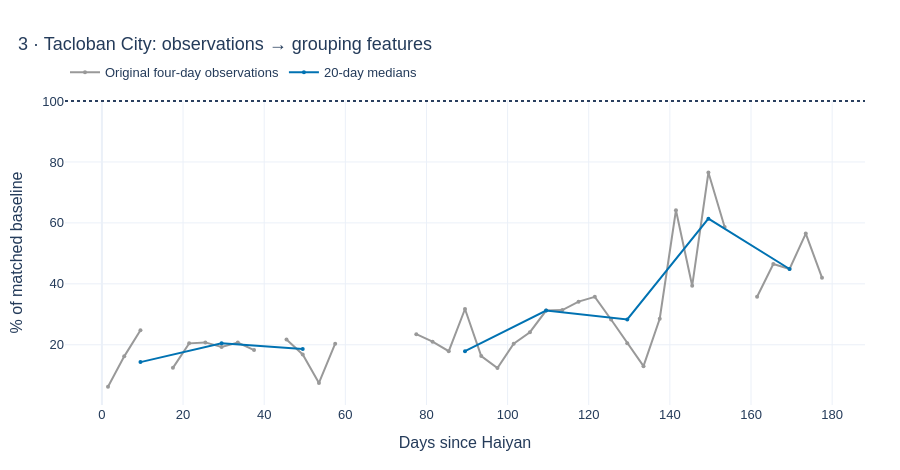
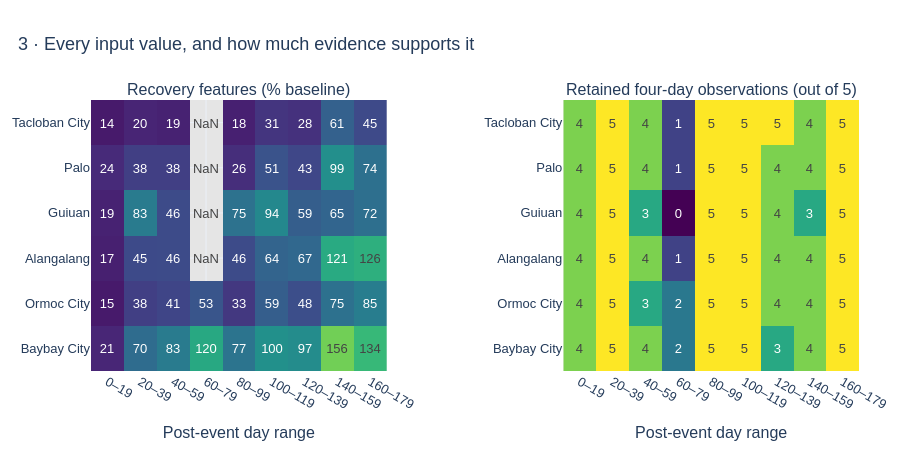

Notebook cell for these charts, in order:
### Markdown cell above
## 3. Show exactly what will enter grouping

Group the first **180 post-event days** using nine fixed, event-aligned 20-day bins.
Each value is the median of at least two supported four-day municipality observations
out of five possible slots. This is a visible coarse summary, not another recovery
estimate or a replacement for Notebook 3. It can hide short outages; keep the original
curve next to it. T50/T80/T90 will still use the original four-day data through day 363.

The matrix shows values and the second panel shows counts. A municipality enters the
functional boxplot and curve clustering only if all nine bins are available.
No missing bin is interpolated, replaced with zero, or treated as recovery.

### Code cell
def make_features(frame):
    post = frame.loc[frame.block.between(0, 44)].copy()
    post["bin"] = (post.block.astype(int) * 4 // BIN_DAYS).astype(int)
    g = post.groupby(["unit_name", "bin"], observed=True).recovery_pct
    med = g.median().unstack("bin").reindex(index=LOCATION_ORDER, columns=range(9))
    count = g.count().unstack("bin").reindex(index=LOCATION_ORDER, columns=range(9)).fillna(0)
    return med.where(count >= MIN_BIN_COMPOSITES), count

features, counts = make_features(poc_profiles)
bin_days = np.arange(9) * BIN_DAYS + (BIN_DAYS-1)/2
bin_labels = [f"{i*20}–{i*20+19}" for i in range(9)]
eligible = features.notna().all(axis=1)
display(pd.DataFrame({"complete_bins": features.notna().sum(axis=1),
    "eligible_for_curve_group": eligible}))
fig = go.Figure()
p = poc_profiles.loc[poc_profiles.unit_name == POC_UNIT]
s = full_series(p, "recovery_pct", range(45))
fig.add_trace(trace(s.index*4+1.5, s.values, "Original four-day observations", "#999999"))
fig.add_trace(trace(bin_days, features.loc[POC_UNIT], "20-day medians", "#0072B2"))
fig.add_hline(y=100, line_dash="dot")
fig.update_xaxes(title="Days since Haiyan")
fig.update_yaxes(title="% of matched baseline")
show(fig, "05_observations_to_bins", f"3 · {POC_UNIT}: observations → grouping features")

fig = make_subplots(rows=1, cols=2, subplot_titles=(
    "Recovery features (% baseline)", "Retained four-day observations (out of 5)"),
    horizontal_spacing=0.23)
for col, mat in ((1, features), (2, counts)):
    fig.add_trace(go.Heatmap(x=bin_labels, y=LOCATION_ORDER, z=mat.values,
        text=mat.round(0).values, texttemplate="%{text}", hoverongaps=False,
        colorscale="Viridis", zmin=0, zmax=200 if col == 1 else 5,
        showscale=False), row=1, col=col)
    fig.update_yaxes(autorange="reversed", row=1, col=col)
    fig.update_xaxes(title_text="Post-event day range", row=1, col=col)
fig.update_layout(plot_bgcolor="#E5E5E5")
show(fig, "06_feature_matrix_and_counts", "3 · Every input value, and how much evidence supports it", 450)

### Figure 1 — Plotly figure (JSON) as saved in the notebook; plotly's stock layout.template omitted (floating-point values rounded to 4 significant figures)
{"data": [{"connectgaps": false, "line": {"color": "#999999"}, "marker": {"size": 4}, "mode": "lines+markers", "name": "Original four-day observations", "type": "scatter", "x": [1.5, 5.5, 9.5, 13.5, 17.5, 21.5, 25.5, 29.5, 33.5, 37.5, 41.5, 45.5, 49.5, 53.5, 57.5, 61.5, 65.5, 69.5, 73.5, 77.5, 81.5, 85.5, 89.5, 93.5, 97.5, 101.5, 105.5, 109.5, 113.5, 117.5, 121.5, 125.5, 129.5, 133.5, 137.5, 141.5, 145.5, 149.5, 153.5, 157.5, 161.5, 165.5, 169.5, 173.5, 177.5], "y": [6.224, 16.2, 24.76, NaN, 12.43, 20.46, 20.78, 19.28, 20.73, 18.25, NaN, 21.72, 16.83, 7.469, 20.36, NaN, NaN, NaN, NaN, 23.48, 21.02, 17.89, 31.74, 16.29, 12.34, 20.32, 24.12, 31.22, 31.39, 34.15, 35.72, 28.31, 20.53, 12.98, 28.56, 64.15, 39.34, 76.54, 58.62, NaN, 35.77, 46.52, 44.86, 56.48, 42.03]}, {"connectgaps": false, "line": {"color": "#0072B2"}, "marker": {"size": 4}, "mode": "lines+markers", "name": "20-day medians", "type": "scatter", "x": [9.5, 29.5, 49.5, 69.5, 89.5, 109.5, 129.5, 149.5, 169.5], "y": [14.31, 20.46, 18.6, NaN, 17.89, 31.22, 28.31, 61.39, 44.86]}], "layout": {"font": {"color": "#243B5A", "family": "Arial", "size": 13}, "height": 470, "hovermode": "closest", "legend": {"orientation": "h", "x": 0, "y": 1.14}, "margin": {"b": 65, "l": 65, "r": 35, "t": 100}, "paper_bgcolor": "rgba(0,0,0,0)", "shapes": [{"line": {"dash": "dot"}, "type": "line", "x0": 0, "x1": 1, "xref": "x domain", "y0": 100, "y1": 100, "yref": "y"}], "title": {"text": "3 · Tacloban City: observations → grouping features", "x": 0.02}, "xaxis": {"title": {"text": "Days since Haiyan"}}, "yaxis": {"title": {"text": "% of matched baseline"}}}}

### Figure 2 — Plotly figure (JSON) as saved in the notebook; plotly's stock layout.template omitted (floating-point values rounded to 4 significant figures)
{"data": [{"colorscale": [[0, "#440154"], [0.1111, "#482878"], [0.2222, "#3e4989"], [0.3333, "#31688e"], [0.4444, "#26828e"], [0.5556, "#1f9e89"], [0.6667, "#35b779"], [0.7778, "#6ece58"], [0.8889, "#b5de2b"], [1, "#fde725"]], "hoverongaps": false, "showscale": false, "text": [[14.0, 20.0, 19.0, NaN, 18.0, 31.0, 28.0, 61.0, 45.0], [24.0, 38.0, 38.0, NaN, 26.0, 51.0, 43.0, 99.0, 74.0], [19.0, 83.0, 46.0, NaN, 75.0, 94.0, 59.0, 65.0, 72.0], [17.0, 45.0, 46.0, NaN, 46.0, 64.0, 67.0, 121.0, 126.0], [15.0, 38.0, 41.0, 53.0, 33.0, 59.0, 48.0, 75.0, 85.0], [21.0, 70.0, 83.0, 120.0, 77.0, 100.0, 97.0, 156.0, 134.0]], "texttemplate": "%{text}", "type": "heatmap", "x": ["0–19", "20–39", "40–59", "60–79", "80–99", "100–119", "120–139", "140–159", "160–179"], "xaxis": "x", "y": ["Tacloban City", "Palo", "Guiuan", "Alangalang", "Ormoc City", "Baybay City"], "yaxis": "y", "z": [[14.31, 20.46, 18.6, NaN, 17.89, 31.22, 28.31, 61.39, 44.86], [23.65, 37.97, 37.93, NaN, 26.44, 51.31, 43.03, 98.88, 73.75], [18.72, 82.78, 45.71, NaN, 75.32, 93.82, 59.26, 64.52, 72.36], [17.49, 45.5, 46.23, NaN, 45.63, 64.05, 66.88, 121.3, 126.5], [14.5, 37.83, 41.45, 52.87, 33.16, 59.19, 48.29, 74.74, 84.65], [21.08, 69.85, 82.9, 120.2, 76.85, 100.0, 96.76, 156.4, 134.0]], "zmax": 200, "zmin": 0}, {"colorscale": [[0, "#440154"], [0.1111, "#482878"], [0.2222, "#3e4989"], [0.3333, "#31688e"], [0.4444, "#26828e"], [0.5556, "#1f9e89"], [0.6667, "#35b779"], [0.7778, "#6ece58"], [0.8889, "#b5de2b"], [1, "#fde725"]], "hoverongaps": false, "showscale": false, "text": [[4, 5, 4, 1, 5, 5, 5, 4, 5], [4, 5, 4, 1, 5, 5, 4, 4, 5], [4, 5, 3, 0, 5, 5, 4, 3, 5], [4, 5, 4, 1, 5, 5, 4, 4, 5], [4, 5, 3, 2, 5, 5, 4, 4, 5], [4, 5, 4, 2, 5, 5, 3, 4, 5]], "texttemplate": "%{text}", "type": "heatmap", "x": ["0–19", "20–39", "40–59", "60–79", "80–99", "100–119", "120–139", "140–159", "160–179"], "xaxis": "x2", "y": ["Tacloban City", "Palo", "Guiuan", "Alangalang", "Ormoc City", "Baybay City"], "yaxis": "y2", "z": [[4, 5, 4, 1, 5, 5, 5, 4, 5], [4, 5, 4, 1, 5, 5, 4, 4, 5], [4, 5, 3, 0, 5, 5, 4, 3, 5], [4, 5, 4, 1, 5, 5, 4, 4, 5], [4, 5, 3, 2, 5, 5, 4, 4, 5], [4, 5, 4, 2, 5, 5, 3, 4, 5]], "zmax": 5, "zmin": 0}], "layout": {"annotations": [{"font": {"size": 16}, "showarrow": false, "text": "Recovery features (% baseline)", "x": 0.1925, "xanchor": "center", "xref": "paper", "y": 1, "yanchor": "bottom", "yref": "paper"}, {"font": {"size": 16}, "showarrow": false, "text": "Retained four-day observations (out of 5)", "x": 0.8075, "xanchor": "center", "xref": "paper", "y": 1, "yanchor": "bottom", "yref": "paper"}], "font": {"color": "#243B5A", "family": "Arial", "size": 13}, "height": 450, "hovermode": "closest", "legend": {"orientation": "h", "x": 0, "y": 1.14}, "margin": {"b": 65, "l": 65, "r": 35, "t": 100}, "paper_bgcolor": "rgba(0,0,0,0)", "plot_bgcolor": "#E5E5E5", "title": {"text": "3 · Every input value, and how much evidence supports it", "x": 0.02}, "xaxis": {"anchor": "y", "domain": [0, 0.385], "title": {"text": "Post-event day range"}}, "xaxis2": {"anchor": "y2", "domain": [0.615, 1], "title": {"text": "Post-event day range"}}, "yaxis": {"anchor": "x", "autorange": "reversed", "domain": [0, 1]}, "yaxis2": {"anchor": "x2", "autorange": "reversed", "domain": [0, 1]}}}
